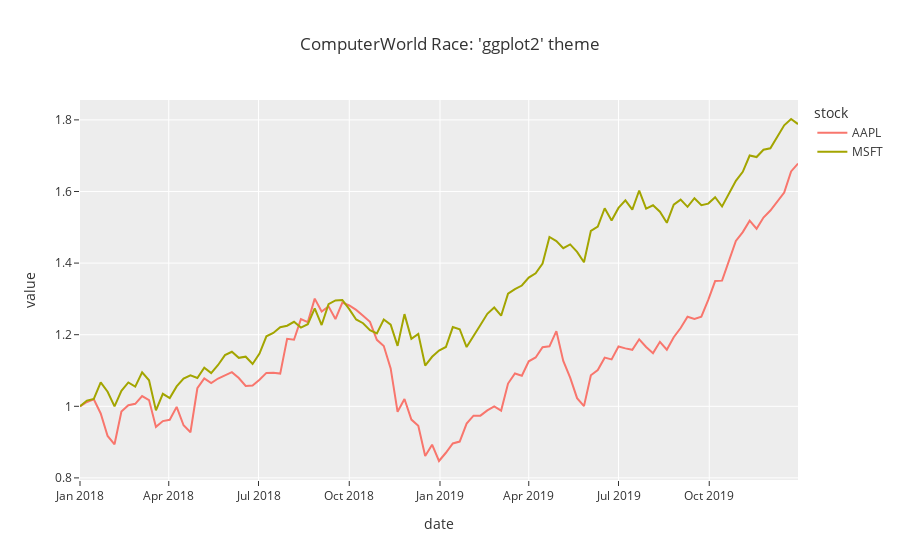

Here is the notebook cell this chart was saved with:
### Markdown cell above
The __'ggplot2'__ has a nice warm plot background, and a change in colors, with centered title.

### Code cell
fig = px.line(df1, x="date", y="value", color='stock', title="ComputerWorld Race: 'ggplot2' theme", template='ggplot2')
fig.show()
